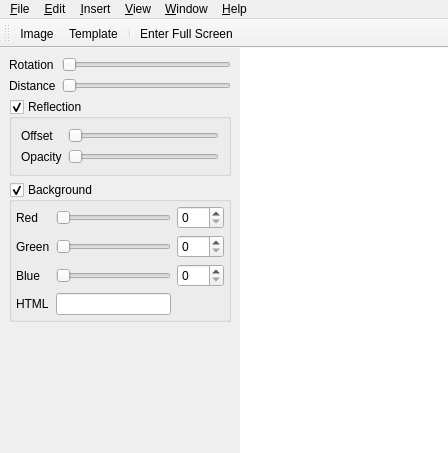
<?xml version="1.0" encoding="UTF-8"?>
<ui version="4.0">
 <class>MainWindow</class>
 <widget class="QMainWindow" name="MainWindow">
  <property name="geometry">
   <rect>
    <x>0</x>
    <y>0</y>
    <width>448</width>
    <height>453</height>
   </rect>
  </property>
  <property name="windowTitle">
   <string>Screenie</string>
  </property>
  <widget class="QWidget" name="centralwidget">
   <layout class="QGridLayout" name="gridLayout">
    <property name="margin">
     <number>0</number>
    </property>
    <property name="spacing">
     <number>0</number>
    </property>
    <item row="0" column="2">
     <widget class="QGraphicsView" name="graphicsView">
      <property name="frameShape">
       <enum>QFrame::NoFrame</enum>
      </property>
      <property name="frameShadow">
       <enum>QFrame::Plain</enum>
      </property>
      <property name="lineWidth">
       <number>0</number>
      </property>
     </widget>
    </item>
    <item row="0" column="0">
     <widget class="QWidget" name="sidePanel" native="true">
      <property name="minimumSize">
       <size>
        <width>240</width>
        <height>0</height>
       </size>
      </property>
      <property name="maximumSize">
       <size>
        <width>240</width>
        <height>16777215</height>
       </size>
      </property>
      <layout class="QGridLayout" name="gridLayout_5">
       <item row="0" column="0">
        <layout class="QGridLayout" name="gridLayout_2">
         <item row="0" column="0">
          <widget class="QLabel" name="label">
           <property name="text">
            <string>Rotation</string>
           </property>
          </widget>
         </item>
         <item row="1" column="0">
          <widget class="QLabel" name="label_2">
           <property name="text">
            <string>Distance</string>
           </property>
          </widget>
         </item>
         <item row="1" column="1">
          <widget class="QSlider" name="distanceSlider">
           <property name="maximum">
            <number>200</number>
           </property>
           <property name="orientation">
            <enum>Qt::Horizontal</enum>
           </property>
          </widget>
         </item>
         <item row="0" column="1">
          <widget class="QSlider" name="rotationSlider">
           <property name="minimum">
            <number>0</number>
           </property>
           <property name="maximum">
            <number>360</number>
           </property>
           <property name="singleStep">
            <number>15</number>
           </property>
           <property name="orientation">
            <enum>Qt::Horizontal</enum>
           </property>
          </widget>
         </item>
        </layout>
       </item>
       <item row="1" column="0">
        <widget class="QGroupBox" name="reflectionGroupBox">
         <property name="title">
          <string>Reflection</string>
         </property>
         <property name="checkable">
          <bool>true</bool>
         </property>
         <layout class="QGridLayout" name="gridLayout_3">
          <item row="0" column="0">
           <widget class="QLabel" name="label_3">
            <property name="text">
             <string>Offset</string>
            </property>
           </widget>
          </item>
          <item row="0" column="1">
           <widget class="QSlider" name="reflectionOffsetSlider">
            <property name="minimum">
             <number>1</number>
            </property>
            <property name="maximum">
             <number>100</number>
            </property>
            <property name="orientation">
             <enum>Qt::Horizontal</enum>
            </property>
           </widget>
          </item>
          <item row="1" column="0">
           <widget class="QLabel" name="label_4">
            <property name="text">
             <string>Opacity</string>
            </property>
           </widget>
          </item>
          <item row="1" column="1">
           <widget class="QSlider" name="reflectionOpacitySlider">
            <property name="maximum">
             <number>100</number>
            </property>
            <property name="value">
             <number>0</number>
            </property>
            <property name="orientation">
             <enum>Qt::Horizontal</enum>
            </property>
           </widget>
          </item>
         </layout>
        </widget>
       </item>
       <item row="2" column="0">
        <widget class="QGroupBox" name="backgroundColorGroupBox">
         <property name="title">
          <string>Background</string>
         </property>
         <property name="checkable">
          <bool>true</bool>
         </property>
         <layout class="QVBoxLayout" name="verticalLayout">
          <property name="margin">
           <number>4</number>
          </property>
          <item>
           <layout class="QGridLayout" name="gridLayout_4">
            <item row="0" column="0">
             <widget class="QLabel" name="label_5">
              <property name="text">
               <string>Red</string>
              </property>
             </widget>
            </item>
            <item row="0" column="1">
             <widget class="QSlider" name="redSlider">
              <property name="maximum">
               <number>255</number>
              </property>
              <property name="orientation">
               <enum>Qt::Horizontal</enum>
              </property>
             </widget>
            </item>
            <item row="0" column="2">
             <widget class="QSpinBox" name="redSpinBox">
              <property name="maximum">
               <number>255</number>
              </property>
             </widget>
            </item>
            <item row="1" column="0">
             <widget class="QLabel" name="label_6">
              <property name="text">
               <string>Green</string>
              </property>
             </widget>
            </item>
            <item row="1" column="1">
             <widget class="QSlider" name="greenSlider">
              <property name="maximum">
               <number>255</number>
              </property>
              <property name="orientation">
               <enum>Qt::Horizontal</enum>
              </property>
             </widget>
            </item>
            <item row="1" column="2">
             <widget class="QSpinBox" name="greenSpinBox">
              <property name="maximum">
               <number>255</number>
              </property>
             </widget>
            </item>
            <item row="2" column="0">
             <widget class="QLabel" name="label_7">
              <property name="text">
               <string>Blue</string>
              </property>
             </widget>
            </item>
            <item row="2" column="1">
             <widget class="QSlider" name="blueSlider">
              <property name="maximum">
               <number>255</number>
              </property>
              <property name="orientation">
               <enum>Qt::Horizontal</enum>
              </property>
             </widget>
            </item>
            <item row="2" column="2">
             <widget class="QSpinBox" name="blueSpinBox">
              <property name="maximum">
               <number>255</number>
              </property>
             </widget>
            </item>
            <item row="3" column="0">
             <widget class="QLabel" name="label_8">
              <property name="text">
               <string>HTML</string>
              </property>
             </widget>
            </item>
            <item row="3" column="1">
             <widget class="QLineEdit" name="htmlBGColorLineEdit">
              <property name="minimumSize">
               <size>
                <width>0</width>
                <height>0</height>
               </size>
              </property>
              <property name="text">
               <string notr="true"/>
              </property>
              <property name="maxLength">
               <number>6</number>
              </property>
             </widget>
            </item>
           </layout>
          </item>
         </layout>
        </widget>
       </item>
       <item row="3" column="0">
        <spacer name="verticalSpacer">
         <property name="orientation">
          <enum>Qt::Vertical</enum>
         </property>
         <property name="sizeHint" stdset="0">
          <size>
           <width>20</width>
           <height>453</height>
          </size>
         </property>
        </spacer>
       </item>
      </layout>
     </widget>
    </item>
   </layout>
  </widget>
  <widget class="QMenuBar" name="menubar">
   <property name="geometry">
    <rect>
     <x>0</x>
     <y>0</y>
     <width>448</width>
     <height>22</height>
    </rect>
   </property>
   <widget class="QMenu" name="menu_File">
    <property name="title">
     <string>&amp;File</string>
    </property>
    <widget class="QMenu" name="recentFilesMenu">
     <property name="title">
      <string>&amp;Recent Files</string>
     </property>
    </widget>
    <addaction name="newAction"/>
    <addaction name="openAction"/>
    <addaction name="saveAction"/>
    <addaction name="saveAsAction"/>
    <addaction name="saveAsTemplateAction"/>
    <addaction name="separator"/>
    <addaction name="exportAction"/>
    <addaction name="separator"/>
    <addaction name="recentFilesMenu"/>
    <addaction name="separator"/>
    <addaction name="closeAction"/>
    <addaction name="quitAction"/>
   </widget>
   <widget class="QMenu" name="menu_About">
    <property name="title">
     <string>&amp;Help</string>
    </property>
    <addaction name="aboutAction"/>
    <addaction name="aboutQtAction"/>
   </widget>
   <widget class="QMenu" name="menu_Insert">
    <property name="title">
     <string>&amp;Insert</string>
    </property>
    <addaction name="addImageAction"/>
    <addaction name="addTemplateAction"/>
   </widget>
   <widget class="QMenu" name="menu_View">
    <property name="title">
     <string>&amp;View</string>
    </property>
    <addaction name="showToolBarAction"/>
    <addaction name="showSidePanelAction"/>
    <addaction name="toggleFullScreenAction"/>
   </widget>
   <widget class="QMenu" name="menu_Edit">
    <property name="title">
     <string>&amp;Edit</string>
    </property>
    <addaction name="cutAction"/>
    <addaction name="copyAction"/>
    <addaction name="pasteAction"/>
    <addaction name="deleteAction"/>
    <addaction name="separator"/>
    <addaction name="selectAllAction"/>
   </widget>
   <widget class="QMenu" name="windowMenu">
    <property name="title">
     <string>&amp;Window</string>
    </property>
   </widget>
   <addaction name="menu_File"/>
   <addaction name="menu_Edit"/>
   <addaction name="menu_Insert"/>
   <addaction name="menu_View"/>
   <addaction name="windowMenu"/>
   <addaction name="menu_About"/>
  </widget>
  <widget class="QToolBar" name="toolBar">
   <property name="windowTitle">
    <string>toolBar</string>
   </property>
   <attribute name="toolBarArea">
    <enum>TopToolBarArea</enum>
   </attribute>
   <attribute name="toolBarBreak">
    <bool>false</bool>
   </attribute>
   <addaction name="addImageAction"/>
   <addaction name="addTemplateAction"/>
   <addaction name="separator"/>
   <addaction name="toggleFullScreenAction"/>
  </widget>
  <action name="quitAction">
   <property name="text">
    <string>&amp;Quit</string>
   </property>
  </action>
  <action name="addImageAction">
   <property name="text">
    <string>Image ...</string>
   </property>
   <property name="toolTip">
    <string>Add Image</string>
   </property>
  </action>
  <action name="openAction">
   <property name="text">
    <string>&amp;Open ...</string>
   </property>
  </action>
  <action name="saveAction">
   <property name="text">
    <string>&amp;Save</string>
   </property>
  </action>
  <action name="saveAsAction">
   <property name="text">
    <string>Save &amp;As ...</string>
   </property>
  </action>
  <action name="exportAction">
   <property name="text">
    <string>&amp;Export Image ...</string>
   </property>
   <property name="toolTip">
    <string>Export Image ...</string>
   </property>
  </action>
  <action name="aboutQtAction">
   <property name="text">
    <string>About &amp;Qt</string>
   </property>
   <property name="menuRole">
    <enum>QAction::AboutQtRole</enum>
   </property>
  </action>
  <action name="addTemplateAction">
   <property name="text">
    <string>Template</string>
   </property>
   <property name="toolTip">
    <string>Add Template</string>
   </property>
  </action>
  <action name="toggleFullScreenAction">
   <property name="text">
    <string>Enter &amp;Full Screen</string>
   </property>
   <property name="iconText">
    <string>Enter Full Screen</string>
   </property>
   <property name="toolTip">
    <string>Toggle Full Screen</string>
   </property>
  </action>
  <action name="selectAllAction">
   <property name="text">
    <string>Select &amp;All</string>
   </property>
  </action>
  <action name="cutAction">
   <property name="text">
    <string>Cu&amp;t</string>
   </property>
  </action>
  <action name="copyAction">
   <property name="text">
    <string>&amp;Copy</string>
   </property>
  </action>
  <action name="pasteAction">
   <property name="text">
    <string>&amp;Paste</string>
   </property>
  </action>
  <action name="deleteAction">
   <property name="text">
    <string>&amp;Delete</string>
   </property>
  </action>
  <action name="newAction">
   <property name="text">
    <string>&amp;New</string>
   </property>
  </action>
  <action name="closeAction">
   <property name="text">
    <string>Close</string>
   </property>
  </action>
  <action name="saveAsTemplateAction">
   <property name="text">
    <string>Save As &amp;Template ...</string>
   </property>
  </action>
  <action name="aboutAction">
   <property name="text">
    <string>&amp;About</string>
   </property>
  </action>
  <action name="showToolBarAction">
   <property name="checkable">
    <bool>true</bool>
   </property>
   <property name="text">
    <string>Show &amp;Tool Bar</string>
   </property>
  </action>
  <action name="showSidePanelAction">
   <property name="checkable">
    <bool>true</bool>
   </property>
   <property name="text">
    <string>Show Side &amp;Panel</string>
   </property>
  </action>
 </widget>
 <resources/>
 <connections/>
</ui>
